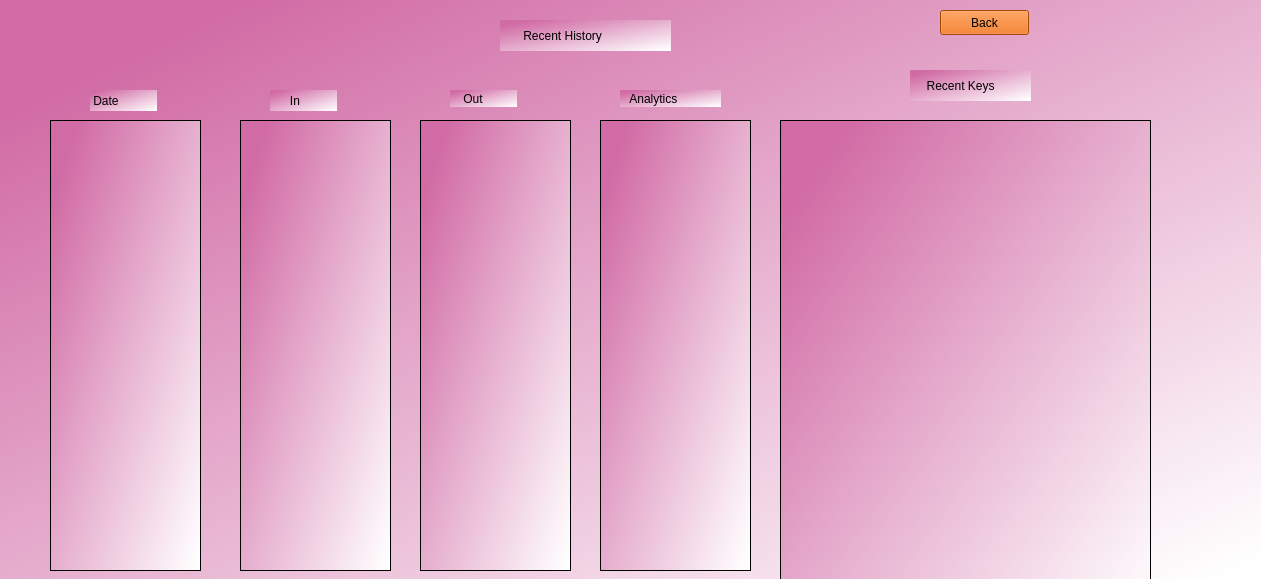
<?xml version="1.0" encoding="UTF-8"?>
<ui version="4.0">
 <class>recent</class>
 <widget class="QWidget" name="recent">
  <property name="geometry">
   <rect>
    <x>0</x>
    <y>0</y>
    <width>1261</width>
    <height>579</height>
   </rect>
  </property>
  <property name="windowTitle">
   <string>recent</string>
  </property>
  <property name="styleSheet">
   <string notr="true">
background-color:qlineargradient(spread:pad, x1:0.091, y1:0.101636, x2:0.991379, y2:0.977, stop:0 rgba(209, 107, 165, 255), stop:1 rgba(255, 255, 255, 255));</string>
  </property>
  <widget class="QLabel" name="label">
   <property name="geometry">
    <rect>
     <x>500</x>
     <y>20</y>
     <width>171</width>
     <height>31</height>
    </rect>
   </property>
   <property name="styleSheet">
    <string notr="true">font: 63 11pt &quot;URW Bookman&quot;;
gridline-color: qconicalgradient(cx:0.5, cy:0.5, angle:0, stop:0 rgba(255, 255, 255, 255), stop:0.373979 rgba(255, 255, 255, 255), stop:0.373991 rgba(33, 30, 255, 255), stop:0.624018 rgba(33, 30, 255, 255), stop:0.624043 rgba(255, 0, 0, 255), stop:1 rgba(255, 0, 0, 255));</string>
   </property>
   <property name="text">
    <string>       Recent History</string>
   </property>
  </widget>
  <widget class="QLabel" name="label_2">
   <property name="geometry">
    <rect>
     <x>90</x>
     <y>90</y>
     <width>67</width>
     <height>21</height>
    </rect>
   </property>
   <property name="styleSheet">
    <string notr="true">font: 63 11pt &quot;URW Bookman&quot;;</string>
   </property>
   <property name="text">
    <string> Date</string>
   </property>
  </widget>
  <widget class="QLabel" name="label_3">
   <property name="geometry">
    <rect>
     <x>270</x>
     <y>90</y>
     <width>67</width>
     <height>21</height>
    </rect>
   </property>
   <property name="styleSheet">
    <string notr="true">font: 63 11pt &quot;URW Bookman&quot;;</string>
   </property>
   <property name="text">
    <string>      In</string>
   </property>
  </widget>
  <widget class="QLabel" name="label_4">
   <property name="geometry">
    <rect>
     <x>450</x>
     <y>90</y>
     <width>67</width>
     <height>17</height>
    </rect>
   </property>
   <property name="styleSheet">
    <string notr="true">font: 63 11pt &quot;URW Bookman&quot;;</string>
   </property>
   <property name="text">
    <string>    Out</string>
   </property>
  </widget>
  <widget class="QLabel" name="label_5">
   <property name="geometry">
    <rect>
     <x>620</x>
     <y>90</y>
     <width>101</width>
     <height>17</height>
    </rect>
   </property>
   <property name="styleSheet">
    <string notr="true">font: 63 11pt &quot;URW Bookman&quot;;</string>
   </property>
   <property name="text">
    <string>   Analytics</string>
   </property>
  </widget>
  <widget class="QLabel" name="label_6">
   <property name="geometry">
    <rect>
     <x>910</x>
     <y>70</y>
     <width>121</width>
     <height>31</height>
    </rect>
   </property>
   <property name="text">
    <string>     Recent Keys</string>
   </property>
  </widget>
  <widget class="QPushButton" name="back_button">
   <property name="geometry">
    <rect>
     <x>940</x>
     <y>10</y>
     <width>89</width>
     <height>25</height>
    </rect>
   </property>
   <property name="styleSheet">
    <string notr="true">background-color: rgb(230, 97, 0);
color: rgb(0, 0, 0);
font: 75 11pt &quot;Ubuntu&quot;;</string>
   </property>
   <property name="text">
    <string>Back</string>
   </property>
  </widget>
  <widget class="QPlainTextEdit" name="plainTextEdit">
   <property name="geometry">
    <rect>
     <x>50</x>
     <y>120</y>
     <width>151</width>
     <height>451</height>
    </rect>
   </property>
   <property name="textInteractionFlags">
    <set>Qt::TextSelectableByKeyboard|Qt::TextSelectableByMouse</set>
   </property>
  </widget>
  <widget class="QPlainTextEdit" name="plainTextEdit_2">
   <property name="geometry">
    <rect>
     <x>240</x>
     <y>120</y>
     <width>151</width>
     <height>451</height>
    </rect>
   </property>
   <property name="textInteractionFlags">
    <set>Qt::TextSelectableByKeyboard|Qt::TextSelectableByMouse</set>
   </property>
  </widget>
  <widget class="QPlainTextEdit" name="plainTextEdit_3">
   <property name="geometry">
    <rect>
     <x>420</x>
     <y>120</y>
     <width>151</width>
     <height>451</height>
    </rect>
   </property>
   <property name="textInteractionFlags">
    <set>Qt::TextSelectableByKeyboard|Qt::TextSelectableByMouse</set>
   </property>
  </widget>
  <widget class="QPlainTextEdit" name="plainTextEdit_4">
   <property name="geometry">
    <rect>
     <x>600</x>
     <y>120</y>
     <width>151</width>
     <height>451</height>
    </rect>
   </property>
   <property name="textInteractionFlags">
    <set>Qt::TextSelectableByKeyboard|Qt::TextSelectableByMouse</set>
   </property>
  </widget>
  <widget class="QPlainTextEdit" name="recent_keys">
   <property name="geometry">
    <rect>
     <x>780</x>
     <y>120</y>
     <width>371</width>
     <height>511</height>
    </rect>
   </property>
   <property name="textInteractionFlags">
    <set>Qt::TextSelectableByKeyboard|Qt::TextSelectableByMouse</set>
   </property>
  </widget>
 </widget>
 <resources/>
 <connections/>
</ui>
